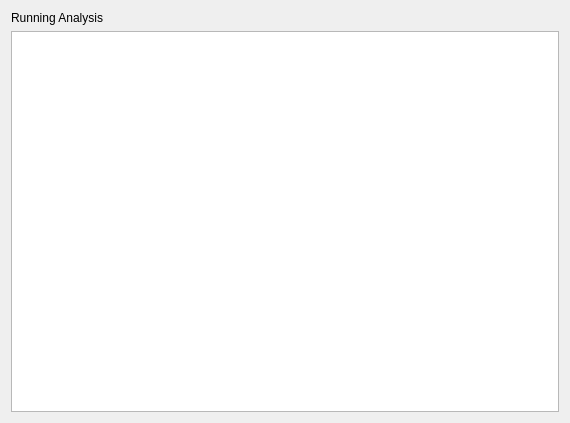
<?xml version="1.0" encoding="UTF-8"?>
<ui version="4.0">
 <class>Form</class>
 <widget class="QWidget" name="Form">
  <property name="geometry">
   <rect>
    <x>0</x>
    <y>0</y>
    <width>570</width>
    <height>423</height>
   </rect>
  </property>
  <property name="windowTitle">
   <string>Form</string>
  </property>
  <layout class="QVBoxLayout" name="verticalLayout">
   <item>
    <widget class="QLabel" name="label">
     <property name="text">
      <string>Running Analysis</string>
     </property>
    </widget>
   </item>
   <item>
    <widget class="QPlainTextEdit" name="logTextBox">
     <property name="readOnly">
      <bool>true</bool>
     </property>
    </widget>
   </item>
  </layout>
 </widget>
 <resources/>
 <connections/>
</ui>
